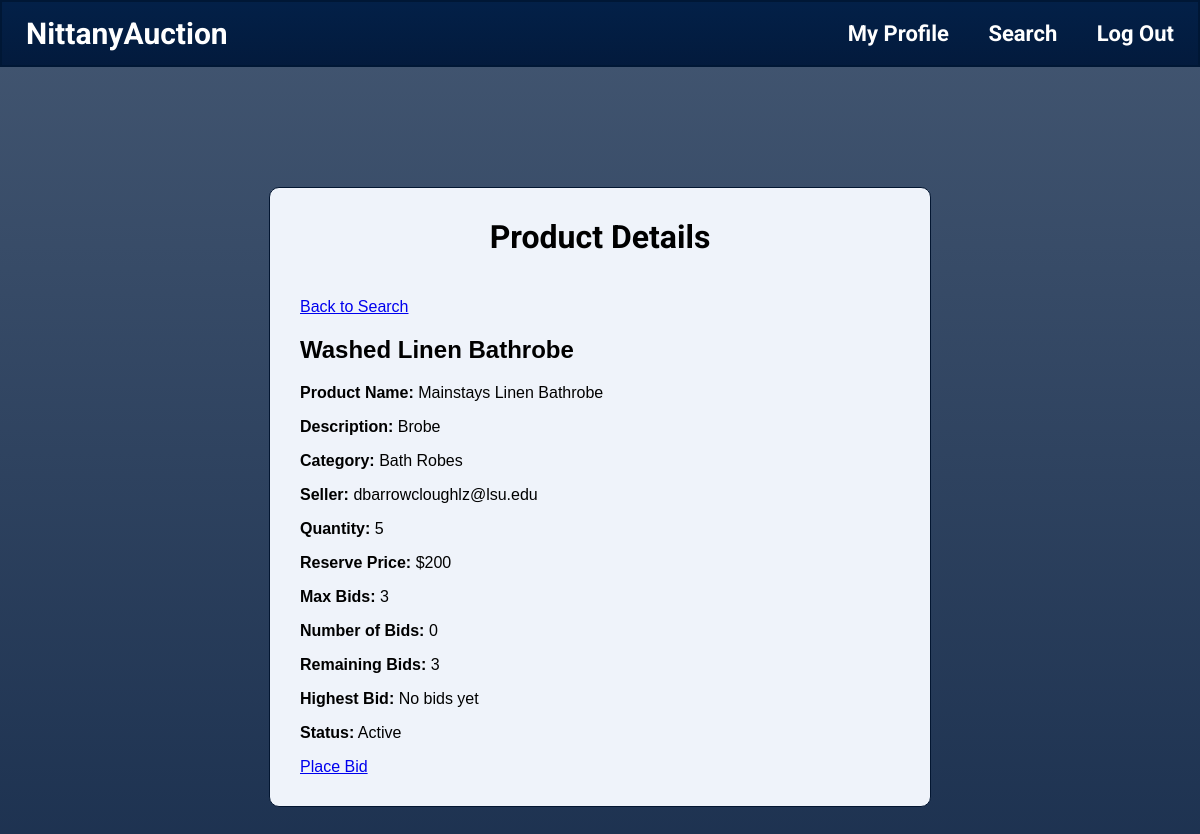
/product/2597 (signed in), run on the app's committed database.
### tables this page shows
CREATE TABLE Auction_Listing(seller_email TEXT,
                             listing_ID INTEGER PRIMARY KEY,
                             category TEXT,
                             auction_title TEXT,
                             product_name TEXT,
                             product_description TEXT,
                             quantity INTEGER,
                             reserve_price TEXT,
                             max_bids INTEGER,
                             status INTEGER,
                             FOREIGN KEY(seller_email) REFERENCES User(email),
                             FOREIGN KEY(category) REFERENCES Category(category_name));

### Starter_code_431w/app.py (the view)
@app.route('/product/<int:listing_id>')
def product_page(listing_id):
    if "email" not in session:
        session['login_error'] = 'Please log in first.'
        return redirect(url_for("login"))
    error = None
    product = None
    bid_count = 0
    highest_bid = None
    remaining_bids = 0
    wishlisted = False
    wishlist_feedback = session.pop("wishlist_feedback", None)
    try:
        with get_connection() as connection:
            initialize_schema_if_needed(connection)
            wishlist_email_col = get_wishlist_email_column(connection)
            product = connection.execute("""
                SELECT listing_ID, auction_title, product_name, product_description,
                       category, seller_email, quantity, reserve_price, max_bids, status
                FROM Auction_Listing
                WHERE listing_ID = ?
            """, (listing_id,)).fetchone()
            if not product:
                return render_template("product.html", error="Product not found.", product=None)
            bid_count_row = connection.execute(
                """
                SELECT COUNT(*) AS count
                FROM Bid
                WHERE listing_ID = ?
            """, (listing_id,)).fetchone()
            highest_bid_row = connection.execute(
                """
                SELECT MAX(bid_price) AS highest_bid
                FROM Bid
                WHERE listing_ID = ?
                """, (listing_id,)).fetchone()
            bid_count = bid_count_row["count"] if bid_count_row else 0
            highest_bid = highest_bid_row["highest_bid"] if highest_bid_row else None
            remaining_bids = product["max_bids"] - bid_count
            wishlisted_row = connection.execute(
                f"""
                SELECT 1
                FROM Wishlist
                WHERE listing_ID = ?
                  AND LOWER(TRIM({wishlist_email_col})) = LOWER(TRIM(?))
                """,
                (listing_id, session["email"]),
            ).fetchone()
            wishlisted = bool(wishlisted_row)
    except sql.Error as e:
        print("Database error:", e)
        error = "Database error while loading product."
    return render_template(
        "product.html",
        product=product,
        bid_count=bid_count,
        highest_bid=highest_bid,
        remaining_bids=remaining_bids,
        error=error,
        wishlisted=wishlisted,
        wishlist_feedback=wishlist_feedback,
    )

### Starter_code_431w/app.py (called while the page is built, shortened)
def get_connection():
    connection = sql.connect(DB_PATH)
    connection.row_factory = sql.Row
    return connection

def current_db_timestamp():
    return datetime.now().strftime("%Y-%m-%d %H:%M:%S")

def get_wishlist_email_column(connection):
    columns = {
        row["name"].strip().lower()
        for row in connection.execute("PRAGMA table_info(Wishlist)").fetchall()
    }
    if "bidder_email" in columns:
        return "bidder_email"
    if "email" in columns:
        return "email"
    return "email"

def close_expired_auctions(connection):
    now_ts = current_db_timestamp()
    expired_rows = connection.execute(
        """
        SELECT listing_ID, seller_email, reserve_price
        FROM Auction_Listing
        WHERE status = 1
          AND end_time IS NOT NULL
          AND TRIM(end_time) <> ''
          AND end_time <= ?
        """,
        (now_ts,),
    ).fetchall()
    if expired_rows:
        connection.commit()

def initialize_schema_if_needed(connection):
    user_table = connection.execute(
        "SELECT name FROM sqlite_master WHERE type='table' AND name='User'"
    ).fetchone()
    ensure_runtime_schema(connection)
    close_expired_auctions(connection)

### Starter_code_431w/templates/product.html (shortened to what this page needs)
<!DOCTYPE html>
<html>
<head>
</head>
<body>
{% include "banner.html" %}
    <div class="product-box">
    <h1>Product Details</h1>
    <a href="/search">Back to Search</a>
    {% if product %}
        <h2>{{ product['auction_title'] }}</h2>
        <p><strong>Product Name:</strong> {{ product['product_name'] }}</p>
        <p><strong>Description:</strong> {{ product['product_description'] }}</p>
        <p><strong>Category:</strong> {{ product['category'] }}</p>
        <p><strong>Seller:</strong> {{ product['seller_email'] }}</p>
        <p><strong>Quantity:</strong> {{ product['quantity'] }}</p>
        <p><strong>Reserve Price:</strong> {{ product['reserve_price'] }}</p>
        <p><strong>Max Bids:</strong> {{ product['max_bids'] }}</p>
        <p><strong>Number of Bids:</strong> {{ bid_count }}</p>
        <p><strong>Remaining Bids:</strong> {{ remaining_bids }}</p>
        {% if highest_bid %}
            <p><strong>Highest Bid:</strong> ${{ highest_bid }}</p>
        {% else %}
            <p><strong>Highest Bid:</strong> No bids yet</p>
        {% endif %}
        {% if product['status'] == 1 %}
            <p><strong>Status:</strong> Active</p>
            <a href="/bid/{{ product['listing_ID'] }}">Place Bid</a>
        {% else %}
            <p><strong>Status:</strong> Not Active</p>
        {% endif %}
    {% endif %}
    </div>
</body>
</html>

### Starter_code_431w/templates/product.html (style rules this page uses)
html, body { height: 100%; margin: 0; overflow: hidden; }
body { font-family: Arial, sans-serif; background-image: linear-gradient(rgba(4, 30, 66, 0.75), rgba(3, 26, 60, 0.91)), url("https://psu-gatsby-files-prod.s3.amazonaws.com/s3fs-public/styles/4_3_1500w/public/NL%20statue%20spring124.jpg?h=046da51e&itok=0t_5yVWj"); background-size: cover; background-position: center; background-repeat: no-repeat; }
.product-box { width: 600px; margin: 120px auto; background: #eff3fa; padding: 30px; border: 1px solid #031631; border-radius: 10px; }
h1 { margin-top: 0; font-size: 32px; text-align: center; font-weight: bold; font-family: 'Roboto', sans-serif; margin-bottom: 42px; }

### data on the page
Auction_Listing: auction_title "Washed Linen Bathrobe", product_name "Mainstays Linen Bathrobe", product_description "Brobe", category "Bath Robes", seller_email "dbarrowcloughlz@lsu.edu", quantity "5", reserve_price "$200", max_bids "3"

### other printed values
{{ bid_count }} "0"
{{ remaining_bids }} "3"
